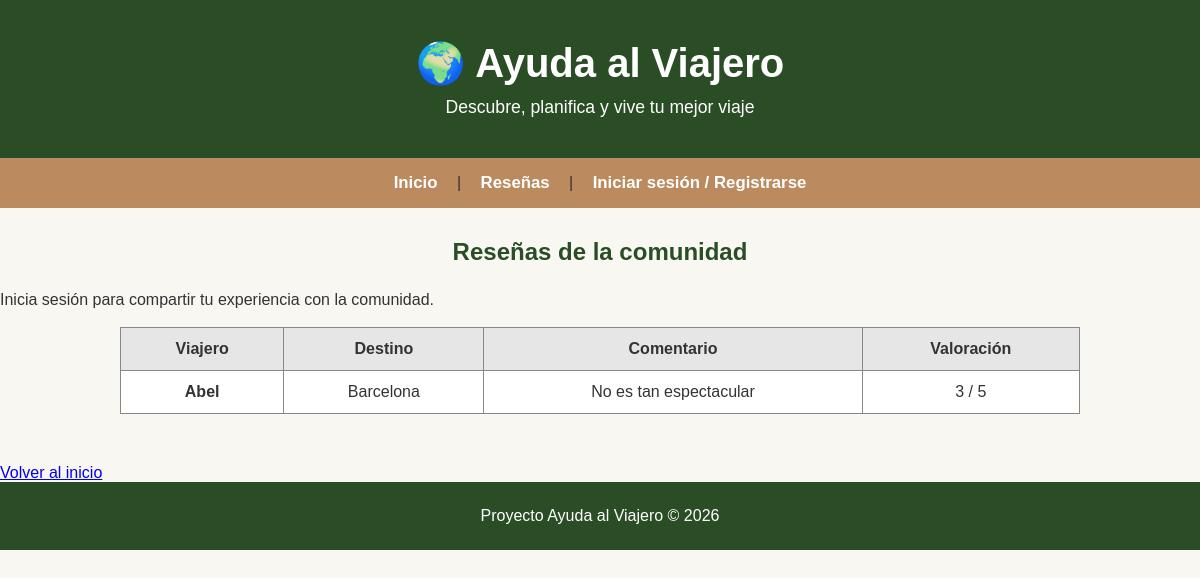
The page /Proyecto/index.php?accion=reseñas on the database its author committed.
### tables this page shows
CREATE TABLE `USUARIOS` (
  `Id_usuario` int NOT NULL,
  `nombre` varchar(150) NOT NULL,
  `email` varchar(150) NOT NULL,
  `contraseña` varchar(255) NOT NULL,
  `rol` enum('admin','usuario') DEFAULT 'usuario'
);

CREATE TABLE `DESTINOS` (
  `Id_Destinos` int NOT NULL,
  `nombre` varchar(150) NOT NULL,
  `país` varchar(100) NOT NULL,
  `continente` varchar(100) NOT NULL,
  `descripción` text
);

### Proyecto/controllers/Controller.php (called while the page is built, shortened)
<?php
class Controller
{
    protected $gestor;
    public function __construct($gestor)
    {
        $this->gestor = $gestor;
    }
    public function mostrarReseñas()
    {
        $listaReseñas = $this->gestor->listarReseñas();
        include "views/reseñas.php";
    }
}

### Proyecto/models/Connection.php (called while the page is built, shortened)
<?php
class Connection{
    protected $conn;
    private $archivoConf ="conf.json";
    private function enlazarConexion(){
        $confiData = file_get_contents($this->archivoConf);
        $array=json_decode($confiData, true);
        $dsn ="mysql:host=".$array['host']. ";dbname=".$array['db'];
        $this->conn = new PDO($dsn, $array["userName"], $array["password"]);
    }
    public function getConn()
    {
        return $this->conn;
    }
}

### Proyecto/models/GestorPDO.php (called while the page is built, shortened)
<?php
class GestorPDO extends Connection
{
    public function listarReseñas()
    {
        try {
            $sql = "SELECT RESEÑAS.*,
                           USUARIOS.nombre AS autor_nombre,
                           DESTINOS.nombre AS nombre_destino
                    FROM RESEÑAS
                    INNER JOIN USUARIOS ON RESEÑAS.usuario_id = USUARIOS.Id_usuario
                    INNER JOIN DESTINOS ON RESEÑAS.destinos_id = DESTINOS.Id_Destinos";
            $rtdo = $this->getConn()->query($sql);
            $reseñas = [];
            while ($fila = $rtdo->fetch(PDO::FETCH_ASSOC)) {
                $reseñas[] = $fila;
            }
            return $reseñas;
        } catch (PDOException $e) {
            error_log("Error en listarReseñas: " . $e->getMessage());
            return [];
        }
    }
}

### Proyecto/views/reseñas.php (the view, shortened to what this page needs)
<?php include __DIR__ . "/../_header.php"; ?>
<section>
    <h2>Reseñas de la comunidad</h2>
    <?php if (isset($_SESSION['usuario_id'])): ?>
        <div>
            <form action="index.php?accion=guardarReseña" method="POST">
                <label>Destino:</label><br>
                <select name="destino_id" required>
                    <option value="">-- Selecciona un destino --</option>
                    <?php if (!empty($arrayDestinos)): ?>
                        <?php foreach ($arrayDestinos as $destino): ?>
                            <option value="<?= $destino->getIdDestino() ?>">
                                <?= $destino->getNombre() ?> (<?= $destino->getPais() ?>)
                            </option>
                        <?php endforeach; ?>
                    <?php endif; ?>
                </select><br><br>
                <label>Tu comentario:</label><br>
                <textarea name="comentario" rows="3" required placeholder="¿Qué te pareció este viaje?"></textarea><br><br>
                <label>Valoración:</label><br>
                <select name="valoracion" required>
                    <option value="5">5/5</option>
                    <option value="4">4/5</option>
                    <option value="3">3/5</option>
                    <option value="2">2/5</option>
                    <option value="1">1/5</option>
                </select><br><br>
                <button type="submit">Publicar Reseña</button>
            </form>
        </div>
    <?php else: ?>
        <p>
            Inicia sesión para compartir tu experiencia con la comunidad.
        </p>
    <?php endif; ?>
        <br>
    <?php if (empty($listaReseñas)): ?>
        <p>Parece que aún no hay reseñas publicadas.</p>
    <?php else: ?>
        <table border="1">
            <thead>
                <tr>
                    <th>Viajero</th>
                    <th>Destino</th>
                    <th>Comentario</th>
                    <th>Valoración</th>
                </tr>
            </thead>
            <tbody>
                <?php if (empty($listaReseñas)): ?>
                    <tr>
                        <td colspan="5">No hay reseñas publicadas todavía.</td>
                    </tr>
                <?php else: ?>
                    <?php foreach ($listaReseñas as $r): ?>
                        <tr>
                            <td><strong><?= $r['autor_nombre'] ?></strong></td>
                            <td><?= $r['nombre_destino'] ?></td>
                            <td><?= $r['Comentarios'] ?></td>
                            <td><?= $r['Valoración'] ?> / 5</td>
                        </tr>
                    <?php endforeach; ?>
                <?php endif; ?>
            </tbody>
        </table>
    <?php endif; ?>
</section>
<p><a href="index.php">Volver al inicio</a></p>
<?php include __DIR__ . "/../_footer.php"; ?>

### Proyecto/css/estilos.css (style rules this page uses)
* { margin: 0; padding: 0; box-sizing: border-box; font-family: Arial, Helvetica, sans-serif; }
body { background-color: #F9F7F2; color: #333333; }
h2 { text-align: center; margin-top: 30px; margin-bottom: 15px; color: #333333; }
table { margin: 0 auto; border-collapse: collapse; width: 80%; max-width: 100%; background-color: #ffffff; margin-bottom: 50px; }
th, td { border: 1px solid #888; padding: 12px 15px; text-align: center; }
th { background-color: #e6e6e6; font-weight: bold; text-align: center; }
h1.form-title, h2 { color: #2a4d25; text-align: center; margin-bottom: 25px; }

### rows shown on the page
reseñas: usuario.nombre "Abel", destinos.nombre "Barcelona", Comentarios "No es tan espectacular", Valoración "3"
